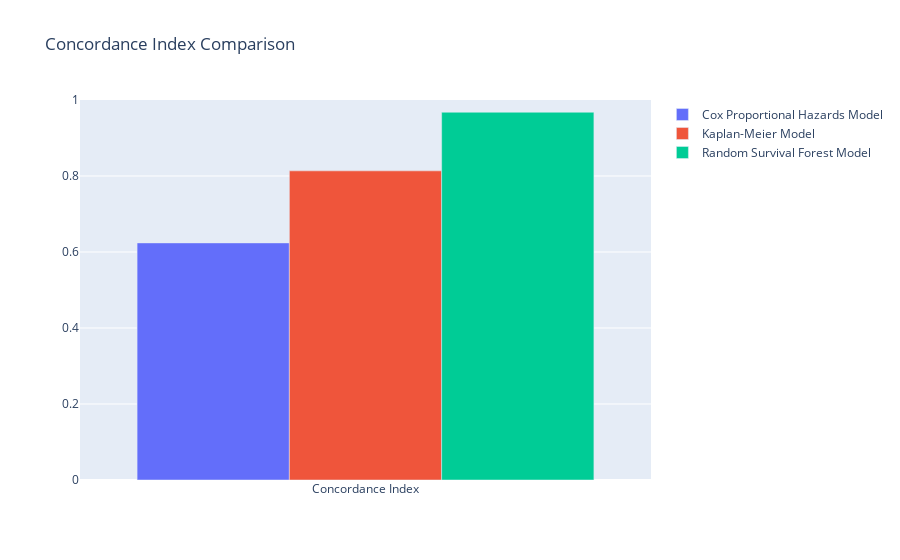

Notebook code cell kept with this figure:
### Code cell
import plotly.graph_objects as go

# Calculate the Concordance Indexes
cox_cindex = concordance_index(data['Level'], -data['Cox_Predicted_Churn_Probability'], data['Churn'])
km_cindex = c_index  # Assuming c_index is the Concordance Index for the Kaplan-Meier Model
rsf_cindex = concordance_index_censored(y['Churn'], y['Level'], rsf_pred)[0]

# Create a bar chart
fig = go.Figure(data=[
    go.Bar(name='Cox Proportional Hazards Model', x=['Concordance Index'], y=[cox_cindex]),
    go.Bar(name='Kaplan-Meier Model', x=['Concordance Index'], y=[km_cindex]),
    go.Bar(name='Random Survival Forest Model', x=['Concordance Index'], y=[rsf_cindex])
])

# Change the bar mode
fig.update_layout(barmode='group', title='Concordance Index Comparison', yaxis=dict(range=[0, 1]))

fig.show()

### Figure 1 — Plotly figure (JSON) as saved in the notebook; plotly's stock layout.template omitted (floating-point values rounded to 4 significant figures)
{"data": [{"name": "Cox Proportional Hazards Model", "type": "bar", "x": ["Concordance Index"], "y": [0.6239]}, {"name": "Kaplan-Meier Model", "type": "bar", "x": ["Concordance Index"], "y": [0.8135]}, {"name": "Random Survival Forest Model", "type": "bar", "x": ["Concordance Index"], "y": [0.9678]}], "layout": {"barmode": "group", "title": {"text": "Concordance Index Comparison"}, "yaxis": {"range": [0, 1]}}}
